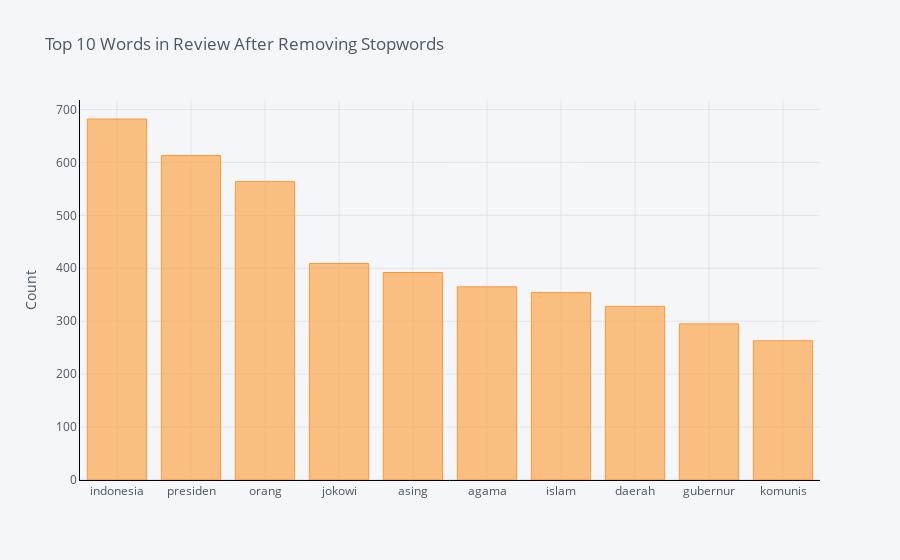

Notebook cell for this chart:
### Code cell
df1.groupby('Tweet').sum()['Count'].sort_values(ascending=False).iplot(kind='bar',
                                                                       yTitle='Count',
                                                                       linecolor='black',
                                                                      title='Top 10 Words in Review After Removing Stopwords')

### Figure 1 — Plotly figure (JSON) as saved in the notebook; plotly's stock layout.template omitted (floating-point values rounded to 4 significant figures)
{"data": [{"marker": {"color": "rgba(255, 153, 51, 0.6)", "line": {"color": "rgba(255, 153, 51, 1.0)", "width": 1}}, "name": "Count", "orientation": "v", "text": "", "type": "bar", "x": ["indonesia", "presiden", "orang", "jokowi", "asing", "agama", "islam", "daerah", "gubernur", "komunis"], "y": [682, 613, 564, 409, 392, 365, 354, 328, 295, 263]}], "layout": {"legend": {"bgcolor": "#F5F6F9", "font": {"color": "#4D5663"}}, "paper_bgcolor": "#F5F6F9", "plot_bgcolor": "#F5F6F9", "title": {"font": {"color": "#4D5663"}, "text": "Top 10 Words in Review After Removing Stopwords"}, "xaxis": {"gridcolor": "#E1E5ED", "linecolor": "black", "showgrid": true, "tickfont": {"color": "#4D5663"}, "title": {"font": {"color": "#4D5663"}, "text": ""}, "zerolinecolor": "#E1E5ED"}, "yaxis": {"gridcolor": "#E1E5ED", "linecolor": "black", "showgrid": true, "tickfont": {"color": "#4D5663"}, "title": {"font": {"color": "#4D5663"}, "text": "Count"}, "zerolinecolor": "#E1E5ED"}}}
